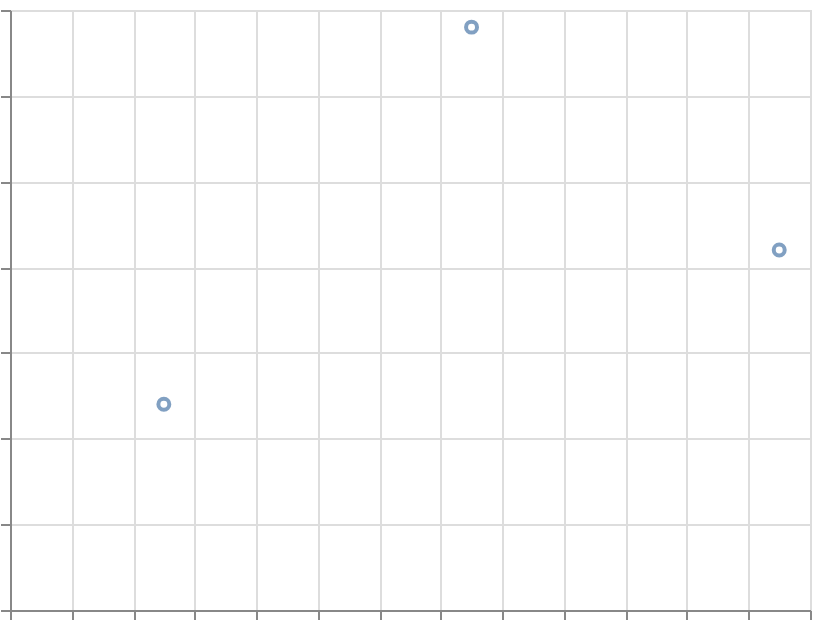

Describe this chart as a Vega-Lite specification.
### Vega-Lite specification from a JSON file in a GitHub repository (floating-point values rounded to 4 significant figures)
{"$schema": "https://vega.github.io/schema/vega-lite/v6.json", "width": 400, "height": 300, "padding": 5, "autosize": "none", "data": {"name": "table", "values": [{"x": 0.5, "y": 1.2}, {"x": 1.5, "y": 3.4}, {"x": 2.5, "y": 2.1}]}, "mark": "point", "encoding": {"x": {"field": "x", "type": "quantitative", "axis": {"labels": false, "title": null}}, "y": {"field": "y", "type": "quantitative", "axis": {"labels": false, "title": null}}}}
